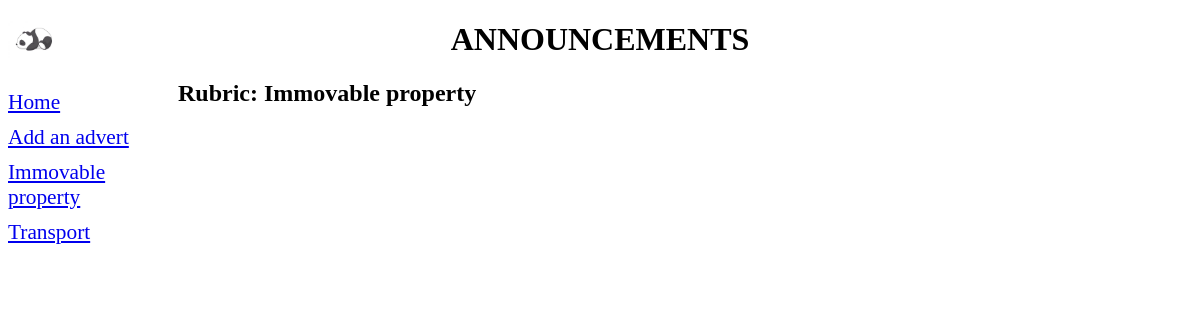
/bboard/2, run on an earlier commit of the app's database.
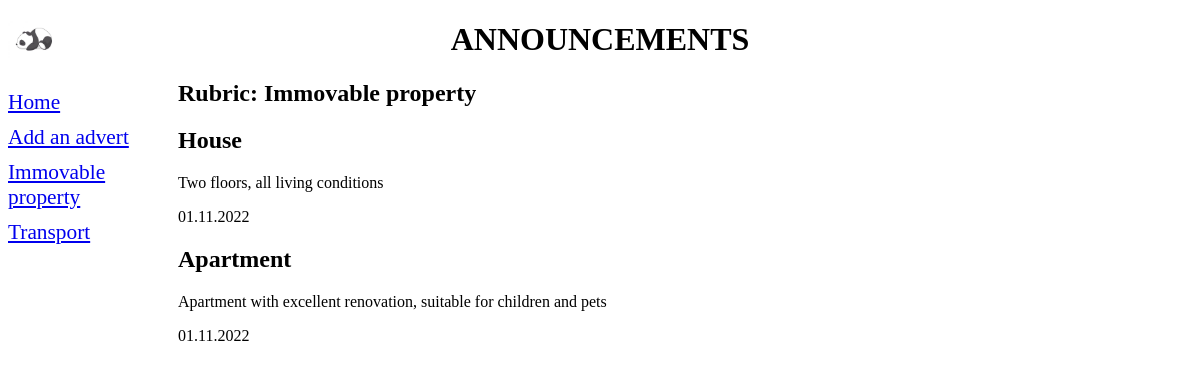
And on a later commit of the database.
### bboard/models.py (models this page shows, shortened)
class Rubric(models.Model):
    name = models.CharField(max_length=30, db_index=True, verbose_name='Name')
    class Meta:
        verbose_name_plural = 'Rubrics'
        verbose_name = 'Rubric'
        ordering = ['name']

class Bb(models.Model):
    title = models.CharField(max_length=50, verbose_name='Name')
    content = models.TextField(null=True, blank=True, verbose_name='Description')
    price = models.FloatField(null=True, blank=True, verbose_name='Price:')
    published = models.DateField(auto_now_add=True, db_index=True, verbose_name='Published on:')
    rubric = models.ForeignKey('Rubric', null=True, on_delete=models.PROTECT, verbose_name='Rubric')
    class Meta:
        verbose_name_plural = 'Descriptions'
        verbose_name = 'Description'
        ordering = ['-published']

### bboard/views.py (the view)
# urls.py: path('<int:rubric_id>', by_rubric, name='by_rubric'),
def by_rubric(request, rubric_id):
    bbs = Bb.objects.filter(rubric=rubric_id)
    rubrics = Rubric.objects.all()
    current_rubric = Rubric.objects.get(pk=rubric_id)
    context = {'bbs': bbs, 'rubrics': rubrics,
               'current_rubric': current_rubric}
    return render(request, 'by_rubric.html', context)

### bboard/templates/by_rubric.html (shortened to what this page needs)
{% extends 'layout.html' %}
{% block content %}
<h2>Rubric: {{current_rubric.name}}</h2>
{% for bb in bbs %}
<div>
    <h2>{{bb.title}}</h2>
    <p>{{bb.content}}</p>
    <p>{{bb.published|date:'d.m.Y'}}</p>
</div>
{% endfor %}
{% endblock %}

### bboard/templates/layout.html (shortened to what this page needs)
{% load static %}
<!DOCTYPE html>
<html lang="en">
<head>
    <link rel="stylesheet" type="text/css"
          href="{% static 'style.css' %}">
</head>
<body>
<header>
    <h1>Announcements</h1>
</header>
    <nav>
        <a href="{% url 'index' %}"> Home</a>
        <a href="{% url 'add' %}">Add an advert</a>
        {% for rubric in rubrics %}
        <a href="{% url 'by_rubric' rubric.pk %}">{{ rubric.name }}</a>
        {% endfor %}
    </nav>
    <section>
        {% block content %}
        {% endblock %}
    </section>
</body>
</html>

What changed in the data, as far as the page shows it:
now on this page (row edited): Bb: title "House", content "Two floors, all living conditions", published "01.11.2022"
now on this page (row edited): Bb: title "Apartment", content "Apartment with excellent renovation, suitable for children and pets", published "01.11.2022"
